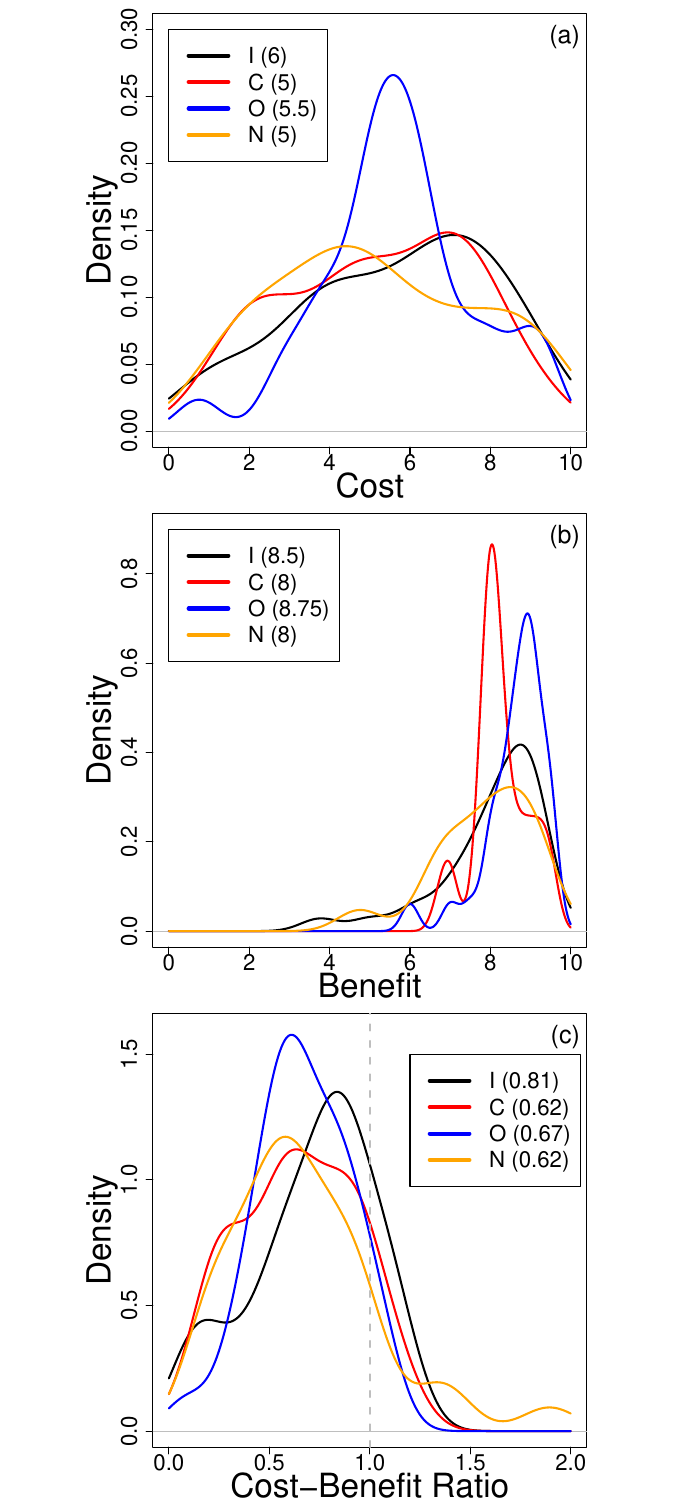

Generate this figure with R:

dat = read.csv("ICON Cost_Benefit - Sheet1.csv",skip=1,stringsAsFactors = F)
head(dat)

# compute the cost-benefit ratios for each letter in each section

dat$I_CB_Ratio = dat$I_Cost/dat$I_Benefit
dat$C_CB_Ratio = dat$C_Cost/dat$C_Benefit
dat$O_CB_Ratio = dat$O_Cost/dat$O_Benefit
dat$N_CB_Ratio = dat$N_Cost/dat$N_Benefit

# make kernel density plots

pdf("ICON_Cost_Benefit.pdf",height=15)
par(pty="s",mfrow=c(3,1),mar=c(4,4,1,1))

plot(density(dat$I_Cost,from = 0,to = 10),type = "l",lwd=2,xlab="Cost",cex.lab=3,cex.axis=2,main="",ylim=c(0,0.3))
points(density(dat$C_Cost,from = 0,to = 10),type = "l",lwd=2,col=2)
points(density(dat$O_Cost,from = 0,to = 10),type = "l",lwd=2,col=4)
points(density(dat$N_Cost,from = 0,to = 10),type = "l",lwd=2,col="orange")
legend(0,0.3,legend = c(paste0("I (",round(median(dat$I_Cost),digits = 2),")"),
                        paste0("C (",round(median(dat$C_Cost),digits = 2),")"),
                        paste0("O (",round(median(dat$O_Cost),digits = 2),")"),
                        paste0("N (",round(median(dat$N_Cost),digits = 2),")")),
       lty = 1,col=c(1,2,4,"orange"),lwd=4,cex=2)
mtext(text = "(a) ",side = 3,line = -2.5,cex = 1.5,adj = 1)


plot(density(dat$I_Benefit,from = 0,to = 10),type = "l",lwd=2,xlab="Benefit",cex.lab=3,cex.axis=2,main="",ylim=c(0,0.9))
points(density(dat$C_Benefit,from = 0,to = 10),type = "l",lwd=2,col=2)
points(density(dat$O_Benefit,from = 0,to = 10),type = "l",lwd=2,col=4)
points(density(dat$N_Benefit,from = 0,to = 10),type = "l",lwd=2,col="orange")
legend(0,0.9,legend = c(paste0("I (",round(median(dat$I_Benefit),digits = 2),")"),
                        paste0("C (",round(median(dat$C_Benefit),digits = 2),")"),
                        paste0("O (",round(median(dat$O_Benefit),digits = 2),")"),
                        paste0("N (",round(median(dat$N_Benefit),digits = 2),")")),
       lty = 1,col=c(1,2,4,"orange"),lwd=4,cex=2)
mtext(text = "(b) ",side = 3,line = -2.5,cex = 1.5,adj = 1)

plot(density(dat$I_CB_Ratio,from = 0,to = 2),type = "l",lwd=2,xlab="Cost-Benefit Ratio",cex.lab=3,cex.axis=2,main="",ylim=c(0,1.6))
points(density(dat$C_CB_Ratio,from = 0,to = 2),type = "l",lwd=2,col=2)
points(density(dat$O_CB_Ratio,from = 0,to = 2),type = "l",lwd=2,col=4)
points(density(dat$N_CB_Ratio,from = 0,to = 2),type = "l",lwd=2,col="orange")
legend(1.2,1.5,legend = c(paste0("I (",round(median(dat$I_CB_Ratio),digits = 2),")"),
                        paste0("C (",round(median(dat$C_CB_Ratio),digits = 2),")"),
                        paste0("O (",round(median(dat$O_CB_Ratio),digits = 2),")"),
                        paste0("N (",round(median(dat$N_CB_Ratio),digits = 2),")")),
       lty = 1,col=c(1,2,4,"orange"),lwd=4,cex=2)
abline(v=1,col=8,lwd=2,lty=2)
mtext(text = "(c) ",side = 3,line = -2.5,cex = 1.5,adj = 1)


dev.off()

# do wilcox text comparing cost to benefit

costs = c(dat$I_Cost,dat$C_Cost,dat$O_Cost,dat$N_Cost)

benefits = c(dat$I_Benefit,dat$C_Benefit,dat$O_Benefit,dat$N_Benefit)

summary(costs)
# Min. 1st Qu.  Median    Mean 3rd Qu.    Max. 
# 0.750   3.750   5.375   5.434   7.250   9.250

summary(benefits)
# Min. 1st Qu.  Median    Mean 3rd Qu.    Max. 
# 3.750   7.750   8.375   8.177   9.000   9.500 

wilcox.test(x = costs,y = benefits)
# W = 2273.5, p-value < 2.2e-16

# do one sided wilcox to test if medians of the ratios are less than 1
wilcox.test(x = dat$I_CB_Ratio,alternative = "less",mu = 1)
# data:  dat$I_CB_Ratio
# V = 21, p-value = 1.79e-05
# alternative hypothesis: true location is less than 1

wilcox.test(x = dat$C_CB_Ratio,alternative = "less",mu = 1)
# data:  dat$C_CB_Ratio
# V = 14, p-value = 5.66e-06
# alternative hypothesis: true location is less than 1

wilcox.test(x = dat$O_CB_Ratio,alternative = "less",mu = 1)
# data:  dat$O_CB_Ratio
# V = 6, p-value = 1.669e-06
# alternative hypothesis: true location is less than 1

wilcox.test(x = dat$N_CB_Ratio,alternative = "less",mu = 1)
# data:  dat$N_CB_Ratio
# V = 55, p-value = 0.0001357
# alternative hypothesis: true location is less than 1

# doing PCA and associated plot
library(ggfortify)

df = dat[,-grep(pattern = "Ratio",x = colnames(dat))]
df = df[,-grep(pattern = "Team",x = colnames(df))]

pca_res <- prcomp(df[,-grep(pattern = "Section",x = colnames(df))], scale. = F)

pdf("ICON_PCA.pdf", width = 12)
autoplot(pca_res, data = df, colour = 'Section', loadings = TRUE,
         loadings.label = TRUE, loadings.label.size = 3,loadings.colour = 'black',size=4)
dev.off()


